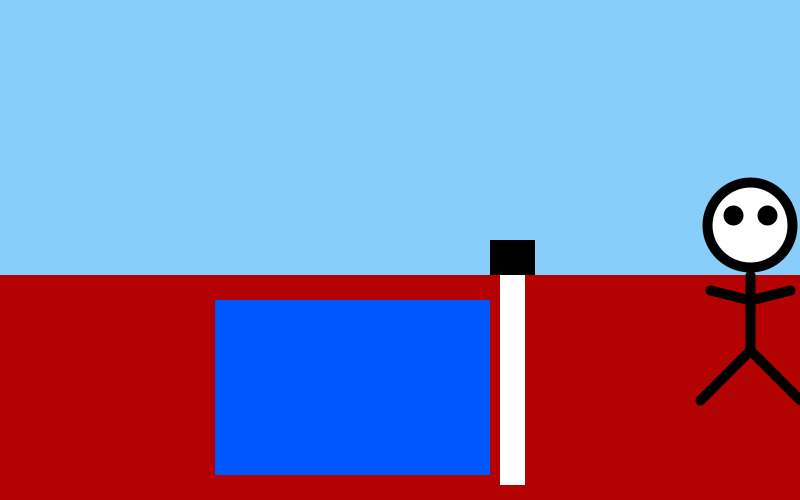
Frame 1 (no input)
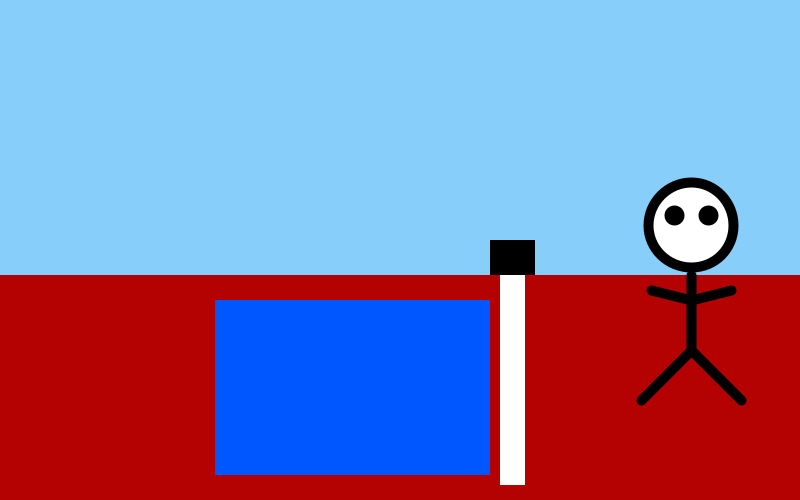
Frame 60 (the mouse pressed at the canvas centre just before this capture)
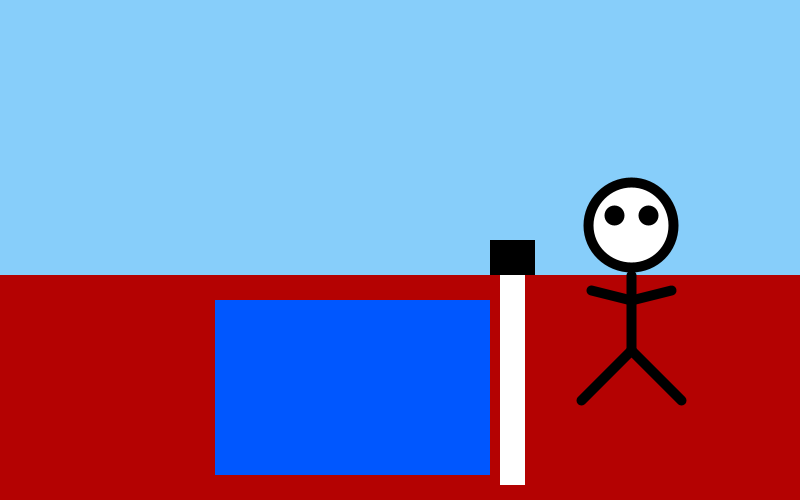
Frame 120 (the mouse held since frame 60 and released just before this capture)

The Processing sketch that drew these frames (run headless with seeded random() and noise(); from frame 60 on, the mouse is pressed at the canvas centre):

// Processing sketch: processing_161717
// ── processing_161717.pde

/*****************************************
 * Assignment <<< Animated Sketch >>
 * Name:         <<< Zack Jordan >>>
 * Course:       CSC 103 - Creative Computing - Fall 2014
 * Submitted:    <<< September 17 >>>
 * 
 * <<< This is a sketch of a runner going through a steeple barrier. >>>
 *
***********************************************/

int steepleHeight = int(random(185, 225));
int steepleX = 500;
int waterWidth = int(random(250, 350));
int steepleY = int(485 - steepleHeight);
int steepleTopX = steepleX - 10;
int steepleTopY = steepleY - 35;
int waterX = steepleX - waterWidth - 10;
int xA = 700;
int yA = 400;
boolean inScreen = true;
boolean goingUp = true;
boolean goingDown = false;
boolean flat1 = false;
boolean flat2 = false;


void setup() {
  size(800, 500);
}

void draw() {
background(135, 206, 250);  // sky blue

noStroke();
fill(#B40202);  //red track
rect(0, 275, width, 225);

drawSteepleBarrier(steepleHeight);

drawWaterPit(waterWidth);

drawRunner(xA);

}

void drawSteepleBarrier(int steepleHeight) {
  
  int steepleTopWidth = 45;
  int steepleTopHeight = 35;
  
  
  
  noStroke();
  fill(255, 255, 255); //white
  rect(steepleX, steepleY, 25, steepleHeight);
  
  fill(0, 0, 0);
  rect(steepleTopX, steepleTopY, steepleTopWidth, steepleTopHeight);
}

void drawWaterPit (int waterWidth) {
  int waterHeight = 175;
  
  int waterY = 300;
  
  noStroke();
  fill(#0057FF);
  rect(waterX, waterY, waterWidth, waterHeight);
  
}

void drawRunner(int xA) {
  
  int xB = xA + 50;
  int yB = yA - 50;
  int xC = xA + 100;
  int yC = yA;
  int xD = xA + 50;
  int yD = yA - 125;
  int headY = yD - 50;
  int xE = xB;
  int yE = yA - 100;
  int xF = xE - 40;
  int yF = yA - 110;
  int xG = xE + 40;
  int yG = yF;
  int eyeX1 = xB - 17;
  int eyeX2 = xB + 17;
  int eyeY = headY - 10;
  
  updatexA();

  stroke(0);
  strokeWeight(10);
  line(xA, yA, xB, yB);
  line(xB, yB, xC, yC);
  line(xB, yB, xD, yD);
  fill(255, 255, 255);  //white head
  ellipse(xB, headY, 85, 85);
  line(xE, yE, xF, yF);
  line(xE, yE, xG, yG);
  fill(0, 0, 0); //eyes
  ellipse(eyeX1, eyeY, 10, 10);
  ellipse(eyeX2, eyeY, 10, 10);
}

void updatexA() {
  
  if (inScreen) {
    xA = xA - 1;
    if (xA <= -100) {
      inScreen = false;
    }
  } else {
    xA = width;
    if (xA > -100) {
      inScreen = true;
    }
  }
  
}
